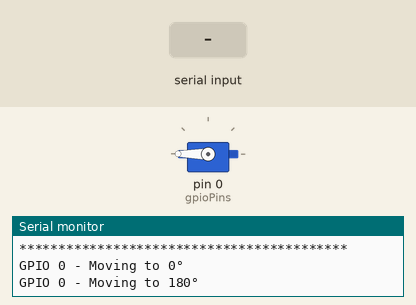
A sketch run on a simulated Arduino Uno, built with avr-gcc and run on an emulated ATmega328P. Shown: servo, the last lines printed to the serial monitor. The test bench sets the inputs (shaded band).

Above: at 4.6 s.
At 13.2 s:
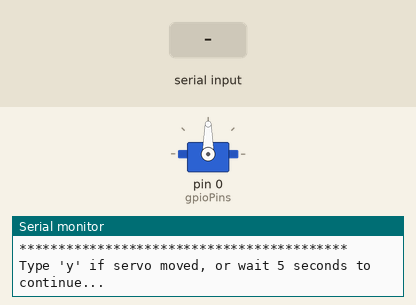
13.3 s: "y" received over Serial
At 17.6 s:
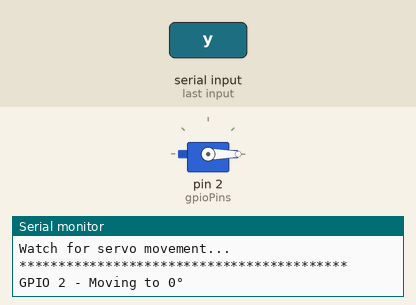
Timing chart, 0 to 22.3 s (numbered marks = the images above; inputs shaded):
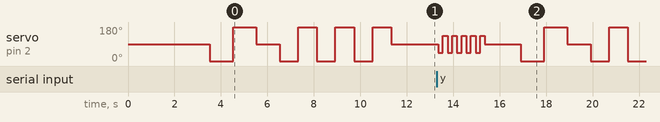

The sketch:

gpio_identification.ino
```cpp
/*
 * GPIO Identification for Adafruit Feather HUZZAH ESP8266
 *
 * This script systematically tests all available GPIO pins to identify
 * which one controls your servo. It will test each pin and ask for
 * user confirmation via serial monitor.
 *
 * Adafruit Feather HUZZAH ESP8266 Available GPIO pins:
 * - GPIO 0  (NodeMCU D3)
 * - GPIO 2  (NodeMCU D4, built-in LED)
 * - GPIO 4  (NodeMCU D2)
 * - GPIO 5  (NodeMCU D1)
 * - GPIO 12 (NodeMCU D6)
 * - GPIO 13 (NodeMCU D7)
 * - GPIO 14 (NodeMCU D5)
 * - GPIO 15 (NodeMCU D8)
 * - GPIO 16 (NodeMCU D0, wake pin)
 */

#include <Servo.h>

Servo testServo;

// Available GPIO pins on Adafruit Feather HUZZAH ESP8266
int gpioPins[] = {0, 2, 4, 5, 12, 13, 14, 15, 16};
int numPins = sizeof(gpioPins) / sizeof(gpioPins[0]);

void setup() {
    Serial.begin(115200);
    delay(1000);

    Serial.println();
    Serial.println("==========================================");
    Serial.println("*** ADAFRUIT FEATHER HUZZAH ESP8266 ***");
    Serial.println("***     SERVO GPIO IDENTIFICATION     ***");
    Serial.println("==========================================");
    Serial.println();
    Serial.println("This script will test each GPIO pin systematically.");
    Serial.println("Watch your servo and listen for movement sounds.");
    Serial.println("Type 'y' when you see/hear servo movement!");
    Serial.println();
    delay(2000);

    testAllGPIOPins();
}

void loop() {
    // Nothing in loop - all testing done in setup
    delay(1000);
}

void testAllGPIOPins() {
    for (int i = 0; i < numPins; i++) {
        int pin = gpioPins[i];

        Serial.println();
        Serial.println("******************************************");
        Serial.print("*** TESTING GPIO ");
        Serial.print(pin);
        Serial.println(" ***");
        Serial.println("Watch for servo movement...");
        Serial.println("******************************************");

        // Attach servo to current pin
        testServo.attach(pin);
        delay(500);

        // Test sequence for this pin
        testPin(pin);

        // Detach servo before testing next pin
        testServo.detach();
        delay(1000);
    }

    Serial.println();
    Serial.println("******************************************");
    Serial.println("*** ALL GPIO TESTS COMPLETE ***");
    Serial.println("Did you hear servo sounds during any test?");
    Serial.println("******************************************");
}

void testPin(int pin) {
    // Move servo through test positions
    Serial.print("GPIO ");
    Serial.print(pin);
    Serial.println(" - Moving to 0°");
    testServo.write(0);
    delay(1000);

    Serial.print("GPIO ");
    Serial.print(pin);
    Serial.println(" - Moving to 180°");
    testServo.write(180);
    delay(1000);

    Serial.print("GPIO ");
    Serial.print(pin);
    Serial.println(" - Moving to 90°");
    testServo.write(90);
    delay(1000);

    // Multiple cycles for clear identification
    for (int cycle = 1; cycle <= 3; cycle++) {
        Serial.print("GPIO ");
        Serial.print(pin);
        Serial.print(" - Cycle ");
        Serial.print(cycle);
        Serial.println(" - Moving to 0°");
        testServo.write(0);
        delay(800);

        Serial.print("GPIO ");
        Serial.print(pin);
        Serial.print(" - Cycle ");
        Serial.print(cycle);
        Serial.println(" - Moving to 180°");
        testServo.write(180);
        delay(800);
    }

    Serial.print("GPIO ");
    Serial.print(pin);
    Serial.println(" - Center position (90°)");
    testServo.write(90);
    delay(1000);

    Serial.println("******************************************");
    Serial.print("*** GPIO ");
    Serial.print(pin);
    Serial.println(" TEST COMPLETE ***");
    Serial.println("Did you hear servo sounds during this test?");
    Serial.println("******************************************");

    // Wait for user input or timeout
    Serial.println("Type 'y' if servo moved, or wait 5 seconds to continue...");

    unsigned long startTime = millis();
    bool responseReceived = false;

    while (millis() - startTime < 5000 && !responseReceived) {
        if (Serial.available() > 0) {
            char response = Serial.read();
            if (response == 'y' || response == 'Y') {
                Serial.println();
                Serial.println("🎉🎉🎉🎉🎉🎉🎉🎉🎉🎉🎉🎉🎉🎉🎉");
                Serial.print("*** SERVO FOUND ON GPIO ");
                Serial.print(pin);
                Serial.println(" ***");
                Serial.println("🎉🎉🎉🎉🎉🎉🎉🎉🎉🎉🎉🎉🎉🎉🎉");
                Serial.println();
                Serial.print("Update your servo_tracker.ino:");
                Serial.print("const int SERVO_PIN = ");
                Serial.print(pin);
                Serial.println(";");
                Serial.println();
                responseReceived = true;

                // Do a celebration dance
                for (int i = 0; i < 5; i++) {
                    testServo.write(45);
                    delay(200);
                    testServo.write(135);
                    delay(200);
                }
                testServo.write(90);
            }
        }
        delay(50);
    }

    if (!responseReceived) {
        Serial.print("No response - continuing to next GPIO...");
    }

    Serial.println();
}
```
